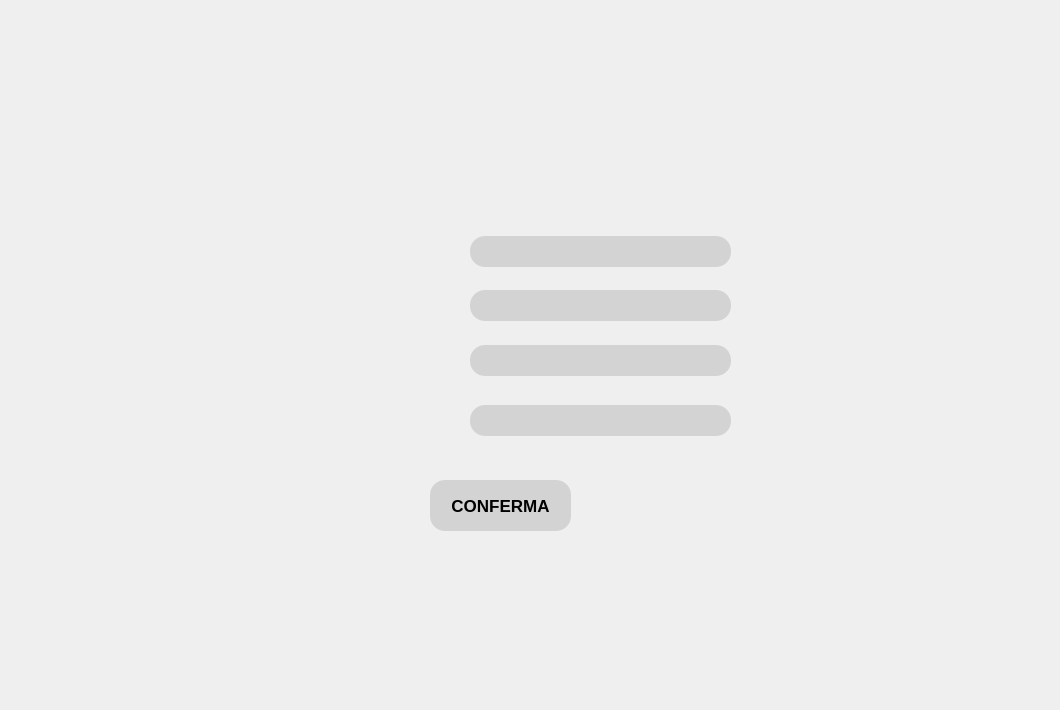
<?xml version="1.0" encoding="UTF-8"?>
<ui version="4.0">
 <class>Form</class>
 <widget class="QWidget" name="Form">
  <property name="geometry">
   <rect>
    <x>0</x>
    <y>0</y>
    <width>1060</width>
    <height>710</height>
   </rect>
  </property>
  <property name="minimumSize">
   <size>
    <width>1060</width>
    <height>710</height>
   </size>
  </property>
  <property name="maximumSize">
   <size>
    <width>1060</width>
    <height>710</height>
   </size>
  </property>
  <property name="windowTitle">
   <string>Inserisci Ricevuta</string>
  </property>
  <widget class="QLabel" name="label">
   <property name="geometry">
    <rect>
     <x>0</x>
     <y>0</y>
     <width>1060</width>
     <height>710</height>
    </rect>
   </property>
   <property name="text">
    <string/>
   </property>
   <property name="pixmap">
    <pixmap>InserisciRicevuta.png</pixmap>
   </property>
  </widget>
  <widget class="QPushButton" name="button_conferma">
   <property name="geometry">
    <rect>
     <x>430</x>
     <y>480</y>
     <width>141</width>
     <height>51</height>
    </rect>
   </property>
   <property name="font">
    <font>
     <family>Arial</family>
     <pointsize>13</pointsize>
     <bold>true</bold>
    </font>
   </property>
   <property name="styleSheet">
    <string notr="true">color:black;
background-color: lightgrey;
border-radius: 15px;</string>
   </property>
   <property name="text">
    <string>CONFERMA</string>
   </property>
  </widget>
  <widget class="QLineEdit" name="id">
   <property name="geometry">
    <rect>
     <x>470</x>
     <y>236</y>
     <width>261</width>
     <height>31</height>
    </rect>
   </property>
   <property name="font">
    <font>
     <family>Arial</family>
     <pointsize>12</pointsize>
    </font>
   </property>
   <property name="styleSheet">
    <string notr="true">color: black;
background-color: lightgrey;
border-radius:15px;</string>
   </property>
   <property name="text">
    <string/>
   </property>
  </widget>
  <widget class="QLineEdit" name="codiceFiscale">
   <property name="geometry">
    <rect>
     <x>470</x>
     <y>290</y>
     <width>261</width>
     <height>31</height>
    </rect>
   </property>
   <property name="font">
    <font>
     <family>Arial</family>
     <pointsize>12</pointsize>
    </font>
   </property>
   <property name="styleSheet">
    <string notr="true">color: black;
background-color: lightgrey;
border-radius:15px;</string>
   </property>
   <property name="text">
    <string/>
   </property>
  </widget>
  <widget class="QLineEdit" name="data">
   <property name="geometry">
    <rect>
     <x>470</x>
     <y>345</y>
     <width>261</width>
     <height>31</height>
    </rect>
   </property>
   <property name="font">
    <font>
     <family>Arial</family>
     <pointsize>12</pointsize>
    </font>
   </property>
   <property name="styleSheet">
    <string notr="true">color: black;
background-color: lightgrey;
border-radius:15px;</string>
   </property>
   <property name="text">
    <string/>
   </property>
  </widget>
  <widget class="QLineEdit" name="prezzo">
   <property name="geometry">
    <rect>
     <x>470</x>
     <y>405</y>
     <width>261</width>
     <height>31</height>
    </rect>
   </property>
   <property name="font">
    <font>
     <family>Arial</family>
     <pointsize>12</pointsize>
    </font>
   </property>
   <property name="styleSheet">
    <string notr="true">color: black;
background-color: lightgrey;
border-radius:15px;</string>
   </property>
   <property name="text">
    <string/>
   </property>
  </widget>
 </widget>
 <resources>
  <include location="InserisciRicevuta.qrc"/>
 </resources>
 <connections/>
</ui>
